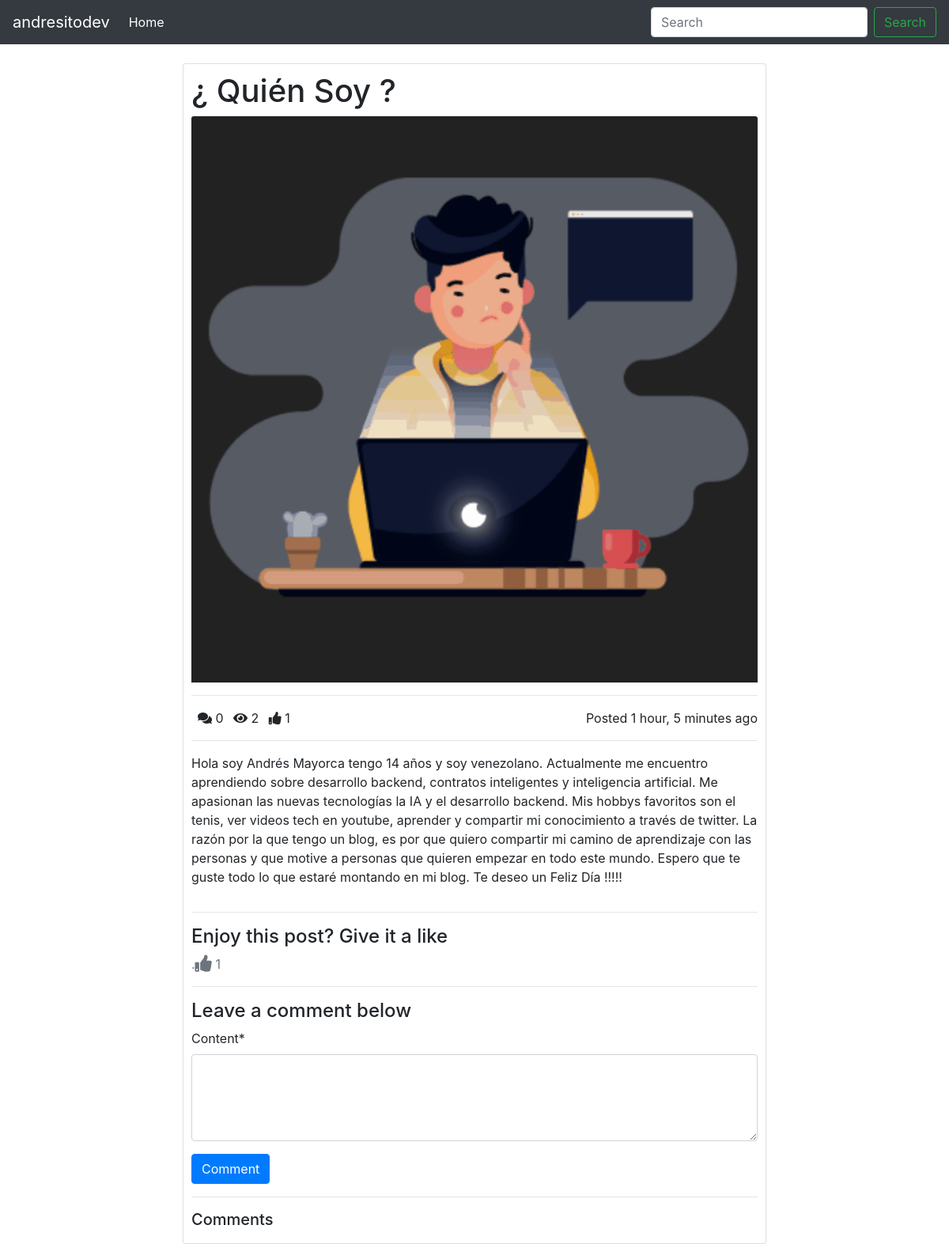
/quien_soy/ (signed in), run on the app's committed database.
### posts/models.py (models this page shows, shortened)
class Post(models.Model):
    title = models.CharField(max_length=100)
    content = models.TextField()
    thumbnail = models.ImageField()
    publish_date = models.DateTimeField(auto_now_add=True)
    last_updated = models.DateTimeField(auto_now=True)
    author = models.ForeignKey(User, on_delete=models.CASCADE)
    slug = models.SlugField()
    def get_like_url(self):
        return reverse("like", kwargs={
            'slug': self.slug
        })
    @property
    def comments(self):
        return self.comment_set.all()
    @property
    def get_comment_count(self):
        return self.comment_set.all().count()
    @property
    def get_view_count(self):
        return self.postview_set.all().count()
    @property
    def get_like_count(self):
        return self.like_set.all().count()

### posts/views.py (the view, shortened to what this page needs)
# urls.py: path('<slug>/', PostDetailView.as_view(), name='detail'),
class PostDetailView(DetailView):
    model = Post
    def get_context_data(self, **kwargs):
        context = super().get_context_data(**kwargs)
        context.update({
            'form': CommentForm()
        })
        return context
    def get_object(self, **kwargs):
        object = super().get_object(**kwargs)
        if self.request.user.is_authenticated:
            PostView.objects.get_or_create(user=self.request.user, post=object)
        return object

### posts/forms.py
class CommentForm(forms.ModelForm):
    content = forms.CharField(required=True, widget=forms.Textarea(attrs={
        'rows': 4
    }))
    class Meta:
        model = Comment
        fields = ('content', )

### templates/posts/post_detail.html (shortened to what this page needs)
{% extends "base.html" %}
{% load crispy_forms_tags %}
{% block content %}
    <div class='row'>
    <div class=''>
    <div class='card' style='padding: 10px; margin: auto; width: 60%'>
        <h1>{{ object.title|title }}</h1>
        <img src="{{ object.thumbnail.url }}" class="card-img-top" alt="...">
        <hr />
        <div>
            <span><i class="fas fa-comments ml-2"></i> {{ object.get_comment_count }}</span>
            <span><i class="fas fa-eye ml-2"></i> {{ object.get_view_count }}</span>
            <span><i class="fas fa-thumbs-up ml-2"></i> {{ object.get_like_count }}</span>
            <span class='float-right'>Posted {{ object.publish_date|timesince }} ago</span>
        </div>
        <hr />
        <div>
        <p>{{ object.content }}</p>
        </div>
        <hr />
        <div>
            <h4>Enjoy this post? Give it a like</h4>
            <a class="text-muted" href="{{ object.get_like_url }}">
            .<i class="fas fa-thumbs-up fa-lg"></i>
            {{ object.get_like_count }}
            </a>
            <hr />
            {% if request.user.is_authenticated %}
                <h4>Leave a comment below</h4>
                <form method="POST">
                    {{ form|crispy }}
                    <button class='btn btn-primary' type='submit'>Comment</button>
                </form>
                <hr />
                <h5>Comments</h5>
            {% else %}
            <a href="{% url 'account_login' %}" class="btn btn-primary btn-block">Login to comment</a>
            {% endif %}
        </div>
    </div>
    </div>
    </div>
{% endblock content %}

### data on the page
Post: title "¿ Quién Soy ?", thumbnail (picture), get_comment_count "0", get_view_count "2", get_like_count "1", publish_date "1 hour, 5 minutes", content "Hola soy Andrés Mayorca tengo 14 años y soy venezolano. Actualmente me encuentro aprendiendo sobre desarrollo backend, contratos inteligentes y inteligencia artificial. Me apasionan las nuevas tecnologías la IA y el desarrollo backend. Mis hobbys favoritos son el tenis, ver videos tech en youtube, aprender y compartir mi conocimiento a través de twitter. La razón por la que tengo un blog, es por que quiero compartir mi camino de aprendizaje con las personas y que motive a personas que quieren empezar en todo este mundo. Espero que te guste todo lo que estaré montando en mi blog. Te deseo un Feliz Día !!!!!"
